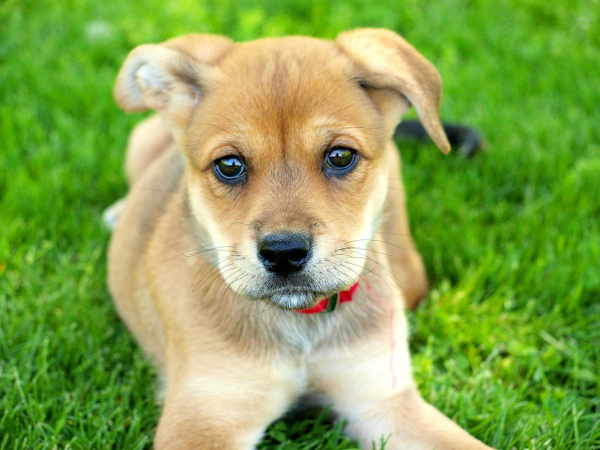
#> input picture 1.jpg, 1200 x 900 px (shown at 1/2 size)
$ jupyter execute opencv.ipynb
#> lines starting #> are read from the running program, lines starting #| are printed output that depends on the picture; after the words box and inside, x2 and y2 are one past the last pixel; in counts of white or black regions, pixels touching at a corner belong together
[cell 1]
import cv2

[cell 2]
# 读取图像
image = cv2.imread('1.jpg')
#> image is the input picture: shape (900, 1200, 3); mean B, G, R 79.9, 164.3, 132.9
# 转换为灰度图像
gray_image = cv2.cvtColor(image, cv2.COLOR_BGR2GRAY)
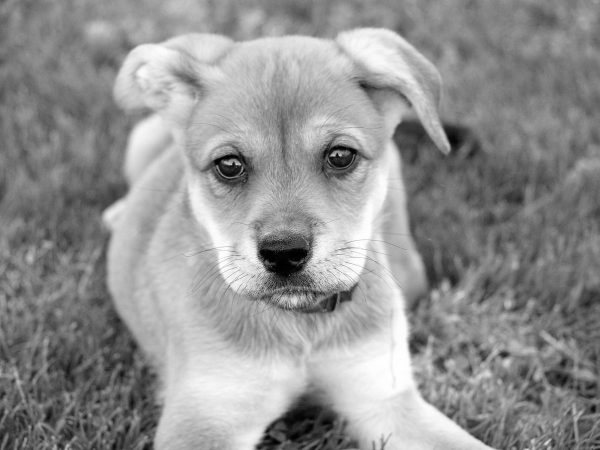
#> gray_image: shape (900, 1200) (shown at 1/2 size); min 0, max 255, mean 145.3
# 调整图像大小
resized_image = cv2.resize(gray_image, (1000, 1000))
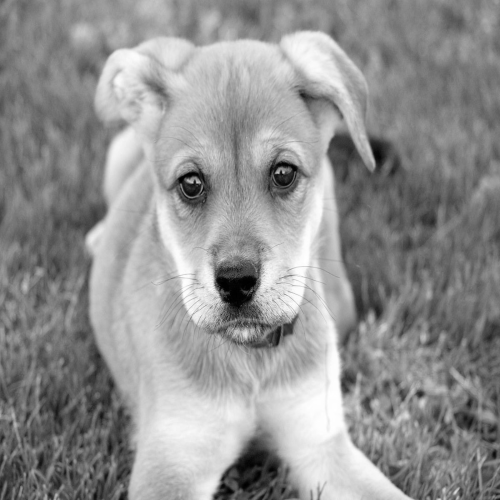
#> resized_image: shape (1000, 1000) (shown at 1/2 size); min 0, max 255, mean 145.2
# 裁剪图像
cropped_image = resized_image[1:500, 0:500]
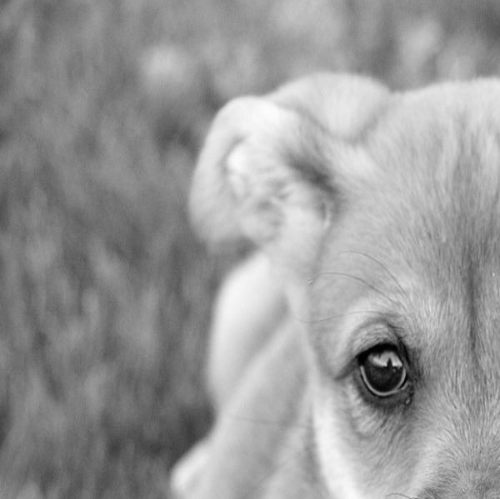
#> cropped_image: shape (499, 500); min 0, max 252, mean 153.1
# 在图像上添加文字
cv2.putText(resized_image, 'Hello, OpenCV!', (500, 500), cv2.FONT_HERSHEY_SIMPLEX, 2, (0, 0, 0), 2)
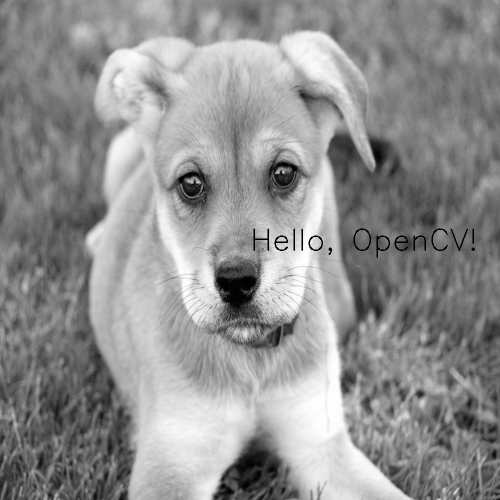
#> resized_image: shape (1000, 1000) (shown at 1/2 size); 0.31% of pixels changed, all inside (x1, y1, x2, y2) = (507, 457, 950, 516)

# 显示图像
cv2.imshow('title1', resized_image)
# 保存图像
cv2.imwrite('output_image.jpg', resized_image)
# 等待按键事件，0表示无限期等待
cv2.waitKey(0)

# 关闭所有OpenCV窗口
cv2.destroyAllWindows()
